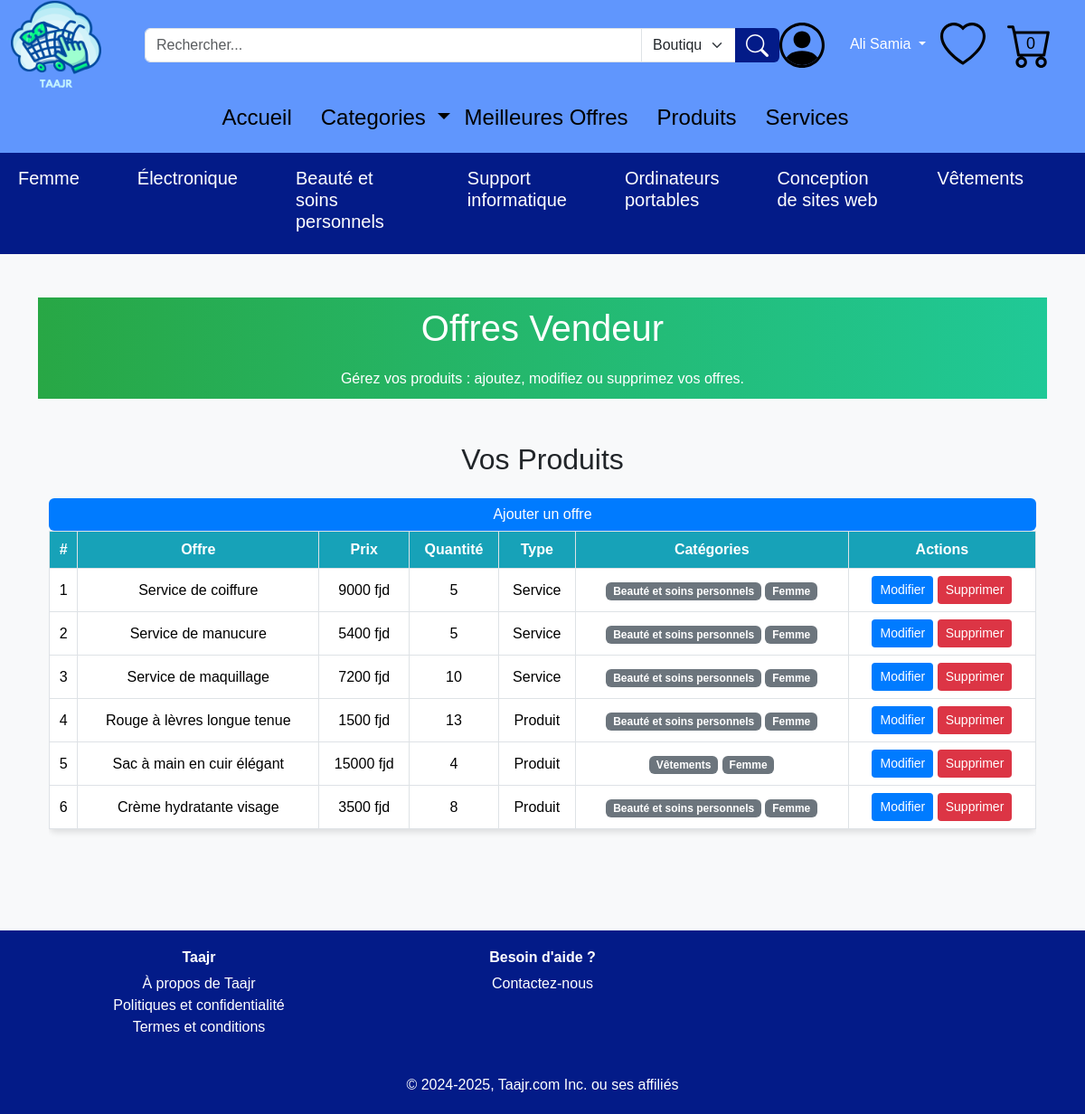
Page /offres_vendeurs (signed in) on the earlier database version.
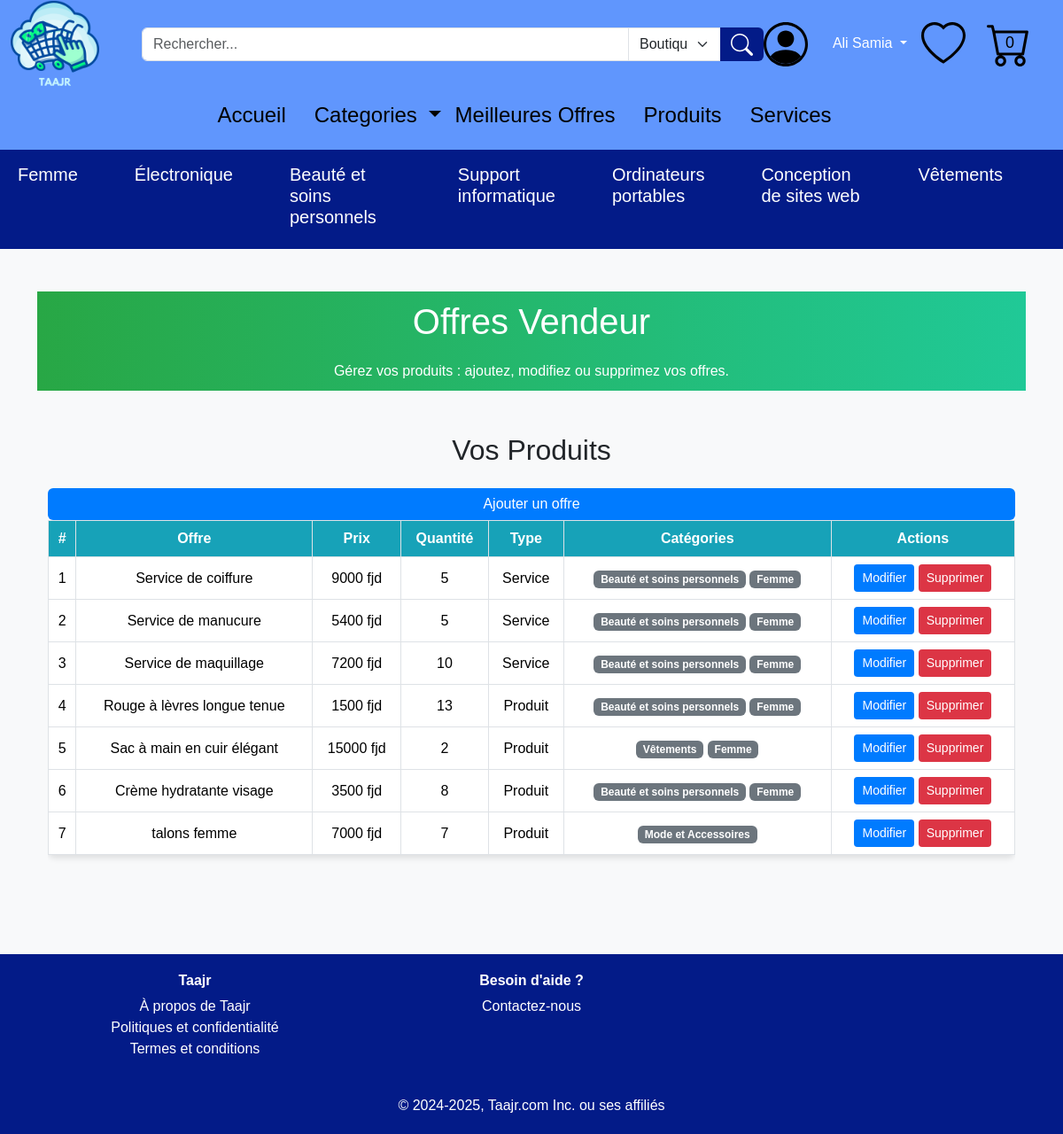
Same page on the later database version.
### tables this page shows
CREATE TABLE "categorie" (
    ID_cat INTEGER PRIMARY KEY AUTOINCREMENT,
    nom_cat CHAR(50)
, description CHAR(255), image CHAR(100));

CREATE TABLE "offre" (
    ID_off INTEGER PRIMARY KEY AUTOINCREMENT,
    libelle_off CHAR(50),
    description_off CHAR(50),
    quantite_en_stock INTEGER,
    prix_off INTEGER,
    date_off DATE DEFAULT (date('now', 'localtime')),
    type_off CHAR(50),
    ID_uti INTEGER, image_off CHAR(50),
    FOREIGN KEY (ID_uti) REFERENCES "utilisateur"(ID_uti)
);

### app.py (the view)
@app.route('/offres_vendeurs')
def offres_vendeurs():
    if 'user_id' not in session:
        flash('Veuillez vous connecter pour accéder à cette page.', 'danger')
        return redirect(url_for('connexion'))
    user = db.execute("SELECT type_uti FROM utilisateur WHERE ID_uti = ?", session['user_id'])
    if not user or user[0]['type_uti'] != 'Vendeur':
        flash('Accès interdit.', 'danger')
        return redirect(url_for('index'))
    offres = db.execute("SELECT * FROM offre WHERE ID_uti = ?", session['user_id'])
    for offre in offres:
        categories = db.execute("""
            SELECT categorie.nom_cat
            FROM appartenir
            JOIN categorie ON appartenir.ID_cat = categorie.ID_cat
            WHERE appartenir.ID_off = ?
        """, offre['ID_off'])
        offre['categories'] = [cat['nom_cat'] for cat in categories]
    return render_template('offres_vendeurs.html', offres=offres)

### app.py (called while the page is built)
@app.context_processor
def inject_user_id():
    return dict(user_id=session.get('user_id'))

@app.context_processor
def inject_user_info():
    user_id = session.get('user_id')
    if user_id:
        user = db.execute("SELECT nom_uti, prenom_uti, email_uti, telephone, date_naissance, genre, type_uti FROM utilisateur WHERE ID_uti = ?", user_id)
        if user:
            return dict(user_name=f"{user[0]['prenom_uti']} {user[0]['nom_uti']}")
    return dict(user_name=None)

@app.context_processor
def inject_categories():
    categories = db.execute("SELECT ID_cat, nom_cat FROM categorie")
    return dict(categories=categories)

@app.context_processor
def inject_favoris_ids():
    user_id = session.get('user_id')
    if user_id:
        favoris = db.execute("SELECT ID_off FROM likes WHERE ID_uti = ?", user_id)
        favoris_ids = [item['ID_off'] for item in favoris]
        return dict(favoris_ids=favoris_ids)
    return dict(favoris_ids=[])

### templates/offres_vendeurs.html (shortened to what this page needs)
{% extends "layout.html" %}
{% block content %}
  <header>
    <div class="container">
      <h1>Offres Vendeur</h1>
      <p>Gérez vos produits : ajoutez, modifiez ou supprimez vos offres.</p>
    </div>
  </header>
  <section class="py-5">
    <div class="container">
      <h2 class="text-center mb-4">Vos Produits</h2>
      <div class="table-responsive">
        <table class="table table-bordered align-middle text-center" id="productTable">
          <button type="button" class="btn btn-primary w-100" data-bs-toggle="modal" data-bs-target="#addOfferModal">
            Ajouter un offre
          </button>
          <thead>
            <tr>
              <th>#</th>
              <th>Offre</th>
              <th>Prix</th>
              <th>Quantité</th>
              <th>Type</th>
              <th>Catégories</th>
              <th>Actions</th>
            </tr>
          </thead>
          <tbody id="product-list">
            {% for offre in offres %}
            <tr data-id="{{ offre.ID_off }}">
              <td>{{ loop.index }}</td>
              <td>{{ offre.libelle_off }}</td>
              <td>{{ offre.prix_off }} fjd</td>
              <td>{{ offre.quantite_en_stock }}</td>
              <td>{{ offre.type_off }}</td>
              <td>
                {% for category in offre.categories %}
                  <span class="badge bg-secondary">{{ category }}</span>
                {% endfor %}
              </td>
              <td>
                <button class="btn btn-modifier btn-sm" onclick="openEditForm('{{ offre.ID_off }}', '{{ offre.libelle_off }}', '{{ offre.prix_off }}', '{{ offre.quantite_en_stock }}', '{{ offre.type_off }}', '{{ offre.categories|join(',') }}')">Modifier</button>
                <form action="{{ url_for('supprimer_offre', offre_id=offre.ID_off) }}" method="POST" style="display:inline;">
                  <button type="submit" class="btn btn-supprimer btn-sm" onclick="return confirm('Voulez-vous vraiment supprimer ce produit ?');">Supprimer</button>
                </form>
              </td>
            </tr>
            {% endfor %}
          </tbody>
        </table>
      </div>
    </div>
  </section>
{% endblock %}

### templates/layout.html (shortened to what the changed rows need)
<!DOCTYPE html>
<html lang="fr">
<head>
  <link href="/static/bootstrap-5.3.3-dist/css/bootstrap.min.css" rel="stylesheet">
  <link rel="stylesheet" href="/static/style.css">
  <link rel="stylesheet" href="{{ url_for('static', filename='style.css') }}">
</head>
<body>
    <header>
            <nav class="navbar navbar-expand-lg navbar-light" style="background-color: #031B88;">
                <div class="container-fluid">
                    <div class="collapse navbar-collapse justify-content-center" id="subNavbarNav">
                        <h5>
                            <ul class="navbar-nav mx-auto">
                                {% for category in top_categories %}
                                <li class="nav-item me-5">
                                  <a class="nav-link text-white" href="{{ url_for('category_offers', category_id=category.ID_cat) }}">{{ category.nom_cat }}</a>
                                </li>
                                {% endfor %}
                            </ul>
                        </h5>
                    </div>
                </div>
            </nav>
    </header>
    <main>
        <div class="container my-5">
            {% block content %}
            {% endblock %}
        </div>
    </main>
</body>
</html>

Differences in the rows shown:
changed offre "Sac à main en cuir élégant": quantite_en_stock "4" → "2"
added offre: libelle_off "talons femme", prix_off "7000", quantite_en_stock "7", type_off "Produit"
now on this page (row unchanged): categorie: nom_cat "Mode et Accessoires", shown under "talons femme"
